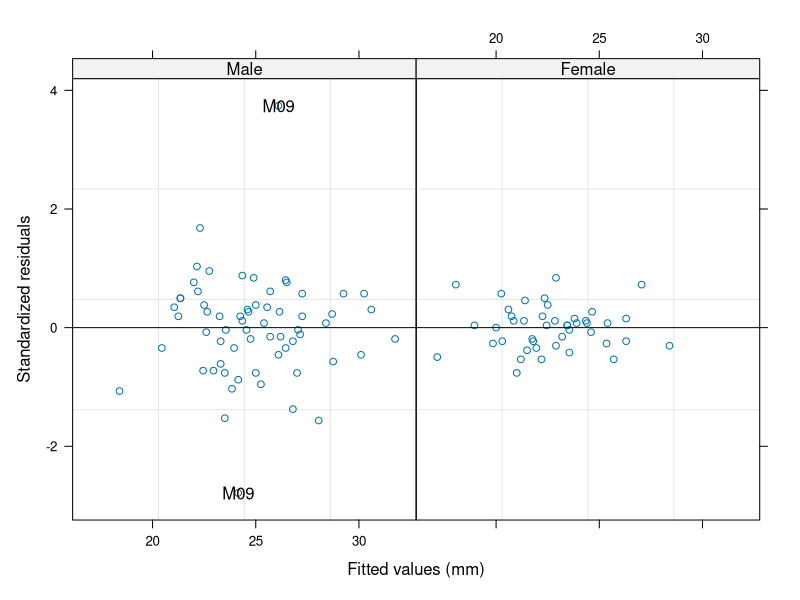
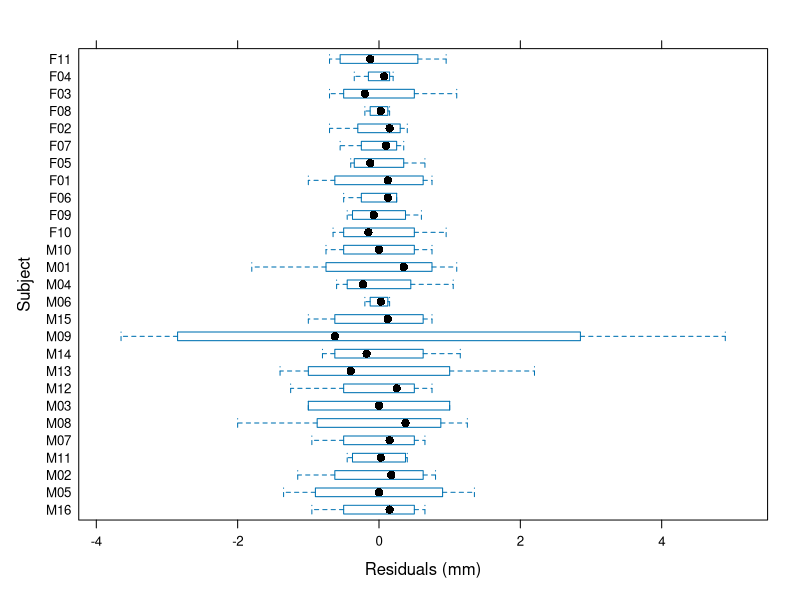
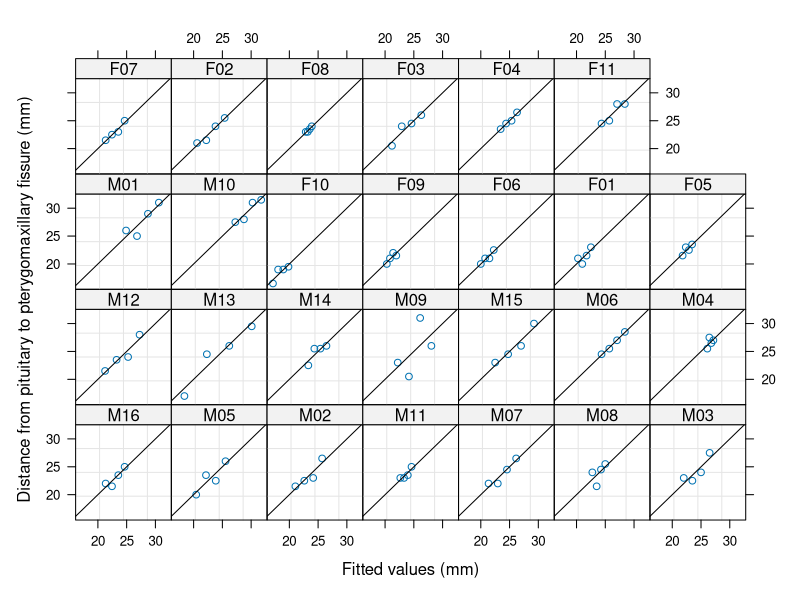

Here is the R script that generated these plots, in order: (Note: this script raises an error after producing the figures.)
# Learn two stage model for longitudinal data analysis
library(nlme)
head(Orthodont)
?Orthodont
summary(Orthodont)
Orthodont.unique <- Orthodont[match( unique(Orthodont$Subject), Orthodont$Subject),]
# For easier interpretation of the results to be shown below, we cna center the age varibale with
Orthodont$age <- Orthodont$age-min(Orthodont$age)
# In this way the model intercepts will reflect the average distance at age 8
# Mixed-Effects Model Approach
# Allowing the intercepts and slopes to (randomly) vary across subjects
# (also sometimes called a random intercepts and slopes model)
res1 <- lme(distance ~age, random=~age|Subject,data =Orthodont)
summary(res1)
# Therefore, the estimated average distance at age 8 is b0 = 22.04 mm (Std.Error SE = .420)
# For each year, the distance is estimated to increase on average by b1 = 0.66 mm (SE = .071)
# However, there is variability in the intercepts and slopes, as reflected by their estimated std(SD(b0i)=1.887 and SD(b1i)=0.226, respectively)
# Also, intercepts and slopes appear to be somewhat correlated (\rho = .21)
# Finally, residual variability remains ( reflecting deviations of the measurements from teh subject-specific regression lines)
# as given by the residual standard deviation of sigma =1.31
data.M01 = Orthodont[c(1:4),]
lm.M01= lm(distance ~age,data.M01)
summary(lm.M01)

data.M16 = Orthodont[Orthodont$Subject=="M16",]
lm.M16= lm(distance ~age,data.M16)
summary(lm.M16)

## Two-stage Approach
# Now let us use a two-stage approach to analyse these data.
# First the linear regression model is fitted to the data for each person separately (i.e., based on the four observations per individual):
fm1 <- lmList(distance ~ age | Subject, Orthodont)
# standardized residuals versus fitted values by gender
plot(fm1, resid(., type = "pool") ~ fitted(.) | Sex, abline = 0, id = 0.05)
# box-plots of residuals by Subject
plot(fm1, Subject ~ resid(.))
# observed versus fitted values by Subject
plot(fm1, distance ~ fitted(.) | Subject, abline = c(0,1))

res.list <- lmList(distance ~ age|Subject,data=Orthodont)
# standardized residuals vs fitted values by gender
plot(res.list,resid(.,type="pool")~fitted(.)|male,abline=0,id=0.05)
# We can examine the individual profiles and fitted regression lines for each individual with
plot(augPred(res.list),grid=TRUE)

# From that object, we can extract the estimated model coefficients(intercepts and slopes) and the corresponding variance-covariance matrices with 
b = lapply(res.list,coef)  # 54 (27*2) x 1
V = lapply(res.list,vcov)  # 54 x 54

# A dummy variable including the estimate type( alternating intercept and slope) and a subject id variabel are also needed, which can be created with
estm = rep(c("intercept","slope"),length(b))
subj = rep(names(b),each=2)

# Next we create one long vector with the model coefficients and the corresponding block-diagonal variance covariance matrix with ( the metafor package needs to be loded for the bldiag() function):
library(metafor)
b <- unlist(b) # flatten lists
V <- bldiag(V) # construct block diagonal matrix
# Finally we conduct a multivariate meta-analysis with the model coefficients (since we have two correlated coefficients per subject). 
# The V matrix contains the variance and covariances of the sampling errors.
# We also allow for heterogeneity in the true outcomes (i.e., coefficients) 
# and allow them to be correlated (by using an unstructured variance covariance matrix for the true outcomes)
# The model can be fitted with
# Meta-Analysis via multivariate 
res2 = rma.mv(b ~ estm - 1,V,random = ~estm|subj,struct = "UN") # meta-analysis via multivariate linear mixed effects models
res2

res2.1 = rma.mv(b ~ estm,V,random = ~estm|subj,struct = "UN") # meta-analysis via multivariate linear mixed effects models
res2.1
